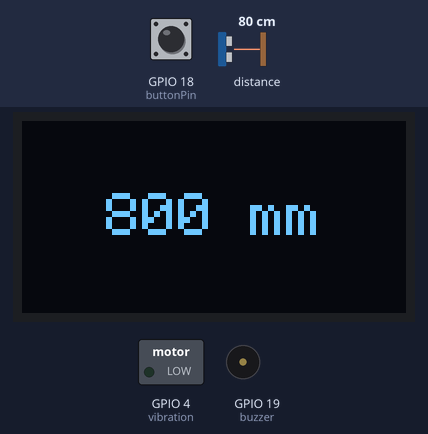
Recording of a sketch running on a simulated ESP32. On the bench: 128×64 one-colour display, switched loads named in the sketch (green lamp = pin HIGH), buzzer (waves = sounding, pin HIGH). The test bench sets the inputs (shaded band); at power-on: distance to the obstacle 80 cm, GPIO 18 (buttonPin) HIGH. The RemoteXY app is connected.

Above: at 1.2 s.
1.3 s: distance to the obstacle set to 198 cm
At 2.0 s:
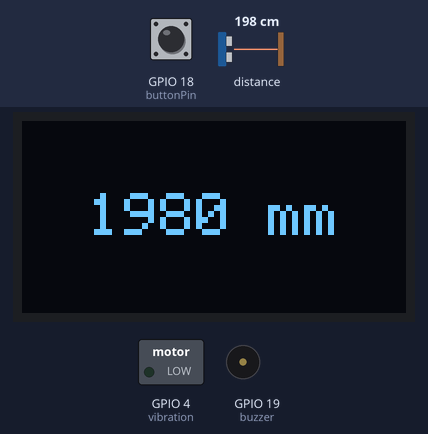
3.0 s: distance to the obstacle set to 204 cm
At 4.0 s:
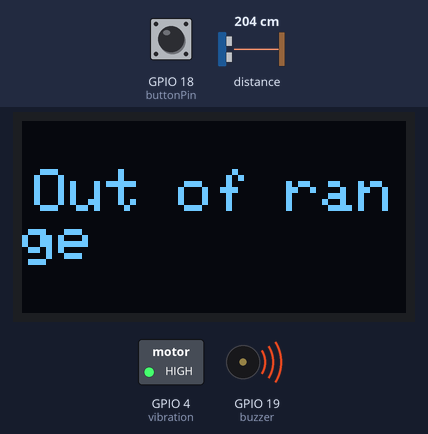
4.8 s: distance to the obstacle set to 2 cm
At 5.8 s:
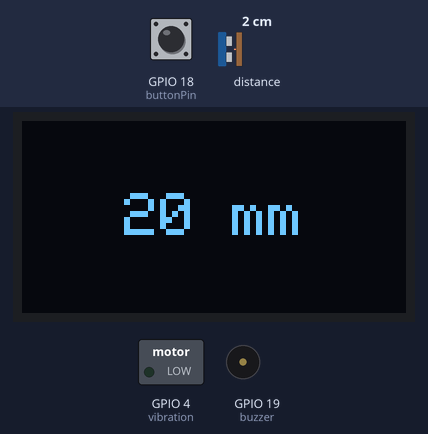
6.3 s: GPIO 18 (buttonPin) pulled LOW for 1 s
At 7.8 s:
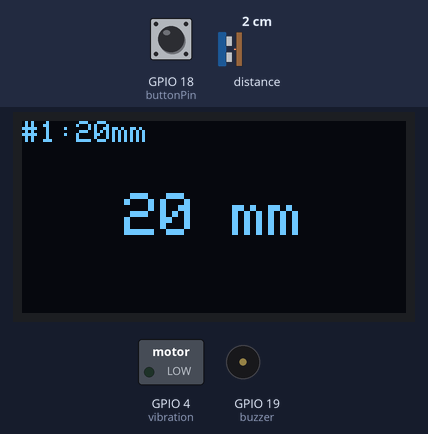
8.8 s: distance to the obstacle set to 250 cm
At 10.0 s:
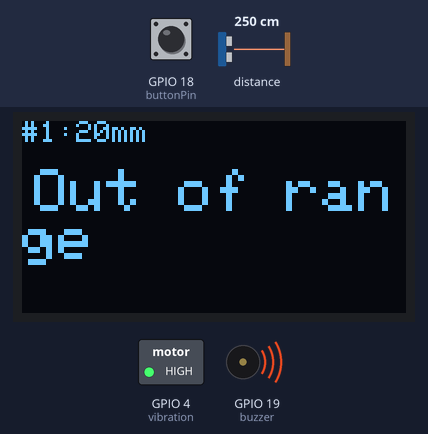
Timing chart, 0 to 11.3 s (numbered marks = the images above; inputs shaded):
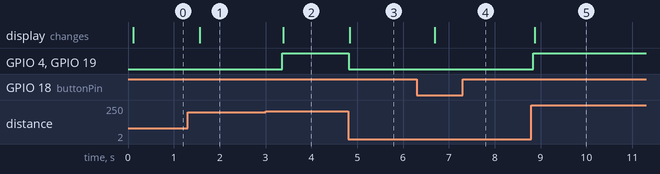

The sketch:

LaserDistanceMeter.ino
```cpp
#define REMOTEXY_MODE__WIFI_POINT
#include <WiFi.h>
#include <RemoteXY.h>

#include <Wire.h>
#include <Adafruit_VL53L0X.h>
#include <Adafruit_SSD1306.h>
#include <Adafruit_GFX.h>

#define REMOTEXY_WIFI_SSID "RemoteXY"
#define REMOTEXY_WIFI_PASSWORD "12345678"
#define REMOTEXY_SERVER_PORT 6377

#pragma pack(push, 1)
uint8_t RemoteXY_CONF[] = {
  255,0,0,4,0,22,0,19,0,0,0,0,31,1,106,200,1,1,1,0,
  67,30,93,40,10,78,2,26,2
};

struct {
  float value_01;
  uint8_t connect_flag;
} RemoteXY;
#pragma pack(pop)

Adafruit_VL53L0X lox = Adafruit_VL53L0X();
#define SCREEN_WIDTH 128
#define SCREEN_HEIGHT 64
#define OLED_RESET -1
Adafruit_SSD1306 display(SCREEN_WIDTH, SCREEN_HEIGHT, &Wire, OLED_RESET);

int buzzer = 19;
int vibration = 4;
int buttonPin = 18;
int recorded[3] = {0, 0, 0};
int recordIndex = 0;
bool lastButtonState = HIGH;

void setup() {
  RemoteXY_Init();

  if (!lox.begin()) {
    while (1);
  }

  if (!display.begin(SSD1306_SWITCHCAPVCC, 0x3C)) {
    while (1);
  }

  display.clearDisplay();
  display.setTextColor(SSD1306_WHITE);
  display.setTextSize(1);
  display.setCursor(0, 0);
  display.println("VL53L0X Ready");
  display.display();

  pinMode(buzzer, OUTPUT);
  pinMode(vibration, OUTPUT);
  pinMode(buttonPin, INPUT_PULLUP);
}

void loop() {
  RemoteXY_Handler();

  // Read sensor for display and feedback
  VL53L0X_RangingMeasurementData_t measure;
  lox.rangingTest(&measure, false);

  // Handle button press with fresh reading
  bool buttonState = digitalRead(buttonPin);
  if (lastButtonState == HIGH && buttonState == LOW && recordIndex < 3) {
    VL53L0X_RangingMeasurementData_t snapshot;
    lox.rangingTest(&snapshot, false);
    if (snapshot.RangeStatus != 4 && snapshot.RangeMilliMeter != 8191) {
      recorded[recordIndex++] = snapshot.RangeMilliMeter;
    }
  }
  lastButtonState = buttonState;

  display.clearDisplay();

  // Show recorded distances
  display.setTextSize(1);
  display.setCursor(0, 0);
  for (int i = 0; i < recordIndex; i++) {
    display.print("#");
    display.print(i + 1);
    display.print(":");
    display.print(recorded[i]);
    display.println("mm");
  }

  // Display live distance and feedback
  display.setTextSize(2);
  String mainText;
  if (measure.RangeStatus != 4 && measure.RangeMilliMeter != 8191) {
    int dist = measure.RangeMilliMeter;
    RemoteXY.value_01 = dist;
    mainText = String(dist) + " mm";
    digitalWrite(buzzer, LOW);
    digitalWrite(vibration, LOW);
  } else {
    RemoteXY.value_01 = 0;
    mainText = "Out of range";
    digitalWrite(buzzer, HIGH);
    digitalWrite(vibration, HIGH);
  }

  int16_t x1, y1;
  uint16_t w, h;
  display.getTextBounds(mainText, 0, 0, &x1, &y1, &w, &h);
  int xCenter = (SCREEN_WIDTH - w) / 2;
  int yCenter = (SCREEN_HEIGHT - h) / 2;
  display.setCursor(xCenter, yCenter);
  display.println(mainText);

  display.display();
  RemoteXY_delay(300);
}
```

Measured:
- the behaviour switches between 200 and 201 cm on distance to the obstacle (found by bisection; images 1 and 2)
- after the input at 1.3 s, the display: changes after 0.27 s (image 1)
- after the input at 3.0 s, GPIO 4 (vibration), GPIO 19 (buzzer): LOW → HIGH after 0.36 s; the display: changes after 0.39 s (image 2)
- after the input at 4.8 s, GPIO 4 (vibration), GPIO 19 (buzzer): HIGH → LOW at once; the display: changes at once (image 3)
- after the input at 6.3 s, the display: changes after 0.39 s (image 4)
- after the input at 8.8 s, GPIO 4 (vibration), GPIO 19 (buzzer): LOW → HIGH after 0.05 s; the display: changes after 0.07 s (image 5)
